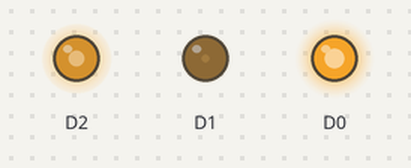
Bench run of a sketch on a simulated ESP8266 (NodeMCU). Shown: output pins drawn as LEDs (lit = HIGH). Random numbers use the default seed unless the sketch sets one.

Above: at 0.1 s.
At 5.1 s:
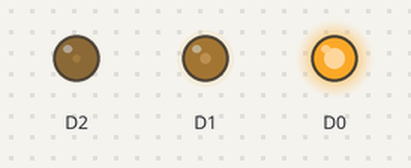
At 10.1 s:
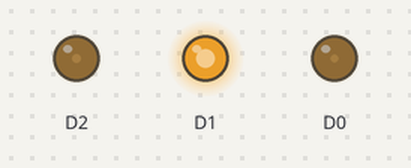
At 20.1 s:
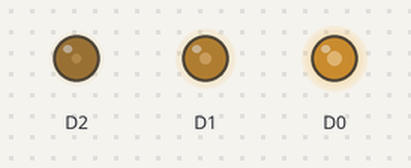
At 30.1 s:
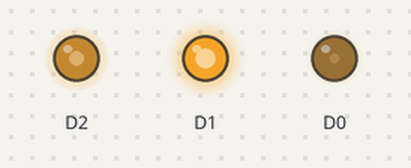
At 39.75 s:
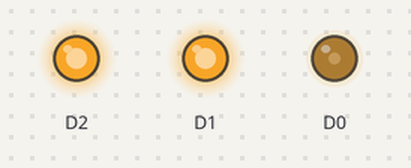
Timing chart, 0 to 40.0 s (numbered marks = the images above):
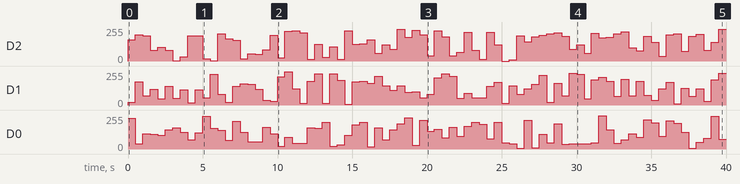

Measured:
- by itself, D2: 0/255 → 158/255 at 0.00 s, → 197/255 0.50 s later, → 188/255 0.50 s later, → 80/255 0.50 s later, … (80 changes in this stretch)
- by itself, D1: 0/255 → 19/255 at 0.00 s, → 175/255 0.50 s later, → 68/255 0.50 s later, → 120/255 0.50 s later, … (80 changes in this stretch)
- by itself, D0: 0/255 → 232/255 at 0.00 s, → 38/255 0.50 s later, → 114/255 0.50 s later, → 109/255 0.50 s later, … (80 changes in this stretch)

The sketch:

activity_3.ino
```cpp
//Muhammad Azizi Mohd Ariffin
//mazizi@tmsk.uitm.edu.my
//RGB Analog Output

void setup()
{
  pinMode(D0, OUTPUT);
  pinMode(D1, OUTPUT);
  pinMode(D2, OUTPUT);
}
void loop()
{
  analogWrite(D0, random(0,255));
  analogWrite(D1, random(0,255));
  analogWrite(D2, random(0,255));
  delay(500);

  analogWrite(D0, random(0,255));
  analogWrite(D1, random(0,255));
  analogWrite(D2, random(0,255));
  delay(500);
  analogWrite(D0, random(0,255));
  analogWrite(D1, random(0,255));
  analogWrite(D2, random(0,255));
  delay(500);
}
```
